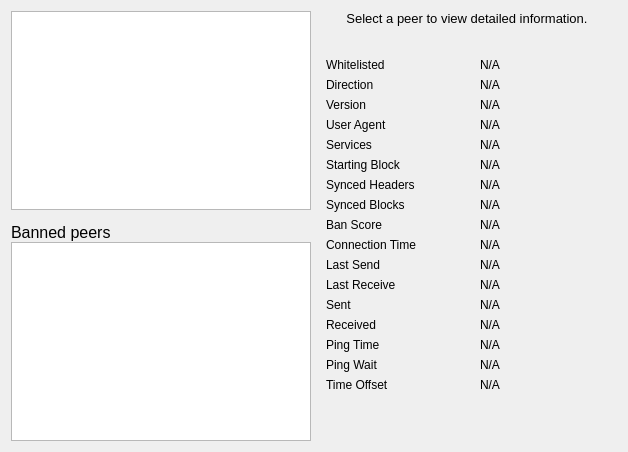
     <widget class="QWidget" name="tab_peers">
      <attribute name="title">
       <string>&amp;Peers</string>
      </attribute>
      <layout class="QGridLayout" name="gridLayout_2">
       <item row="0" column="0" rowspan="2">
        <layout class="QVBoxLayout" name="verticalLayout_101">
         <property name="spacing">
          <number>0</number>
         </property>
         <item>
          <widget class="QTableView" name="peerWidget">
           <property name="horizontalScrollBarPolicy">
            <enum>Qt::ScrollBarAsNeeded</enum>
           </property>
           <property name="tabKeyNavigation">
            <bool>false</bool>
           </property>
           <property name="sortingEnabled">
            <bool>true</bool>
           </property>
           <attribute name="horizontalHeaderHighlightSections">
            <bool>false</bool>
           </attribute>
          </widget>
         </item>
         <item>
          <widget class="QLabel" name="banHeading">
           <property name="sizePolicy">
            <sizepolicy hsizetype="Preferred" vsizetype="Minimum">
             <horstretch>0</horstretch>
             <verstretch>0</verstretch>
            </sizepolicy>
           </property>
           <property name="minimumSize">
            <size>
             <width>300</width>
             <height>32</height>
            </size>
           </property>
           <property name="maximumSize">
            <size>
             <width>16777215</width>
             <height>32</height>
            </size>
           </property>
           <property name="font">
            <font>
             <pointsize>12</pointsize>
            </font>
           </property>
           <property name="cursor">
            <cursorShape>IBeamCursor</cursorShape>
           </property>
           <property name="text">
            <string>Banned peers</string>
           </property>
           <property name="alignment">
            <set>Qt::AlignBottom|Qt::AlignLeading|Qt::AlignLeft</set>
           </property>
           <property name="wordWrap">
            <bool>true</bool>
           </property>
           <property name="textInteractionFlags">
            <set>Qt::NoTextInteraction</set>
           </property>
          </widget>
         </item>
         <item>
          <widget class="QTableView" name="banlistWidget">
           <property name="sizePolicy">
            <sizepolicy hsizetype="Expanding" vsizetype="Expanding">
             <horstretch>0</horstretch>
             <verstretch>0</verstretch>
            </sizepolicy>
           </property>
           <property name="horizontalScrollBarPolicy">
            <enum>Qt::ScrollBarAsNeeded</enum>
           </property>
           <property name="tabKeyNavigation">
            <bool>false</bool>
           </property>
           <property name="sortingEnabled">
            <bool>true</bool>
           </property>
           <attribute name="horizontalHeaderHighlightSections">
            <bool>false</bool>
           </attribute>
          </widget>
         </item>
        </layout>
       </item>
       <item row="0" column="1">
        <widget class="QLabel" name="peerHeading">
         <property name="sizePolicy">
          <sizepolicy hsizetype="Preferred" vsizetype="Minimum">
           <horstretch>0</horstretch>
           <verstretch>0</verstretch>
          </sizepolicy>
         </property>
         <property name="minimumSize">
          <size>
           <width>300</width>
           <height>32</height>
          </size>
         </property>
         <property name="font">
          <font>
           <pointsize>10</pointsize>
          </font>
         </property>
         <property name="cursor">
          <cursorShape>IBeamCursor</cursorShape>
         </property>
         <property name="text">
          <string>Select a peer to view detailed information.</string>
         </property>
         <property name="alignment">
          <set>Qt::AlignHCenter|Qt::AlignTop</set>
         </property>
         <property name="wordWrap">
          <bool>true</bool>
         </property>
         <property name="textInteractionFlags">
          <set>Qt::LinksAccessibleByMouse|Qt::TextSelectableByKeyboard|Qt::TextSelectableByMouse</set>
         </property>
        </widget>
       </item>
       <item row="1" column="1">
        <widget class="QWidget" name="detailWidget" native="true">
         <property name="minimumSize">
          <size>
           <width>300</width>
           <height>0</height>
          </size>
         </property>
         <layout class="QGridLayout" name="gridLayout_3">
          <item row="0" column="0">
           <widget class="QLabel" name="label_30">
            <property name="text">
             <string>Whitelisted</string>
            </property>
           </widget>
          </item>
          <item row="0" column="2">
           <widget class="QLabel" name="peerWhitelisted">
            <property name="cursor">
             <cursorShape>IBeamCursor</cursorShape>
            </property>
            <property name="text">
             <string>N/A</string>
            </property>
            <property name="textFormat">
             <enum>Qt::PlainText</enum>
            </property>
            <property name="textInteractionFlags">
             <set>Qt::LinksAccessibleByMouse|Qt::TextSelectableByKeyboard|Qt::TextSelectableByMouse</set>
            </property>
           </widget>
          </item>
          <item row="1" column="0">
           <widget class="QLabel" name="label_23">
            <property name="text">
             <string>Direction</string>
            </property>
           </widget>
          </item>
          <item row="1" column="2">
           <widget class="QLabel" name="peerDirection">
            <property name="cursor">
             <cursorShape>IBeamCursor</cursorShape>
            </property>
            <property name="text">
             <string>N/A</string>
            </property>
            <property name="textFormat">
             <enum>Qt::PlainText</enum>
            </property>
            <property name="textInteractionFlags">
             <set>Qt::LinksAccessibleByMouse|Qt::TextSelectableByKeyboard|Qt::TextSelectableByMouse</set>
            </property>
           </widget>
          </item>
          <item row="2" column="0">
           <widget class="QLabel" name="label_21">
            <property name="text">
             <string>Version</string>
            </property>
           </widget>
          </item>
          <item row="2" column="2">
           <widget class="QLabel" name="peerVersion">
            <property name="cursor">
             <cursorShape>IBeamCursor</cursorShape>
            </property>
            <property name="text">
             <string>N/A</string>
            </property>
            <property name="textFormat">
             <enum>Qt::PlainText</enum>
            </property>
            <property name="textInteractionFlags">
             <set>Qt::LinksAccessibleByMouse|Qt::TextSelectableByKeyboard|Qt::TextSelectableByMouse</set>
            </property>
           </widget>
          </item>
          <item row="3" column="0">
           <widget class="QLabel" name="label_28">
            <property name="text">
             <string>User Agent</string>
            </property>
           </widget>
          </item>
          <item row="3" column="2">
           <widget class="QLabel" name="peerSubversion">
            <property name="cursor">
             <cursorShape>IBeamCursor</cursorShape>
            </property>
            <property name="text">
             <string>N/A</string>
            </property>
            <property name="textFormat">
             <enum>Qt::PlainText</enum>
            </property>
            <property name="textInteractionFlags">
             <set>Qt::LinksAccessibleByMouse|Qt::TextSelectableByKeyboard|Qt::TextSelectableByMouse</set>
            </property>
           </widget>
          </item>
          <item row="4" column="0">
           <widget class="QLabel" name="label_4">
            <property name="text">
             <string>Services</string>
            </property>
           </widget>
          </item>
          <item row="4" column="2">
           <widget class="QLabel" name="peerServices">
            <property name="cursor">
             <cursorShape>IBeamCursor</cursorShape>
            </property>
            <property name="text">
             <string>N/A</string>
            </property>
            <property name="textFormat">
             <enum>Qt::PlainText</enum>
            </property>
            <property name="textInteractionFlags">
             <set>Qt::LinksAccessibleByMouse|Qt::TextSelectableByKeyboard|Qt::TextSelectableByMouse</set>
            </property>
           </widget>
          </item>
          <item row="5" column="0">
           <widget class="QLabel" name="label_29">
            <property name="text">
             <string>Starting Block</string>
            </property>
           </widget>
          </item>
          <item row="5" column="2">
           <widget class="QLabel" name="peerHeight">
            <property name="cursor">
             <cursorShape>IBeamCursor</cursorShape>
            </property>
            <property name="text">
             <string>N/A</string>
            </property>
            <property name="textFormat">
             <enum>Qt::PlainText</enum>
            </property>
            <property name="textInteractionFlags">
             <set>Qt::LinksAccessibleByMouse|Qt::TextSelectableByKeyboard|Qt::TextSelectableByMouse</set>
            </property>
           </widget>
          </item>
          <item row="6" column="0">
           <widget class="QLabel" name="label_27">
            <property name="text">
             <string>Synced Headers</string>
            </property>
           </widget>
          </item>
          <item row="6" column="2">
           <widget class="QLabel" name="peerSyncHeight">
            <property name="cursor">
             <cursorShape>IBeamCursor</cursorShape>
            </property>
            <property name="text">
             <string>N/A</string>
            </property>
            <property name="textFormat">
             <enum>Qt::PlainText</enum>
            </property>
            <property name="textInteractionFlags">
             <set>Qt::LinksAccessibleByMouse|Qt::TextSelectableByKeyboard|Qt::TextSelectableByMouse</set>
            </property>
           </widget>
          </item>
          <item row="7" column="0">
           <widget class="QLabel" name="label_25">
            <property name="text">
             <string>Synced Blocks</string>
            </property>
           </widget>
          </item>
          <item row="7" column="2">
           <widget class="QLabel" name="peerCommonHeight">
            <property name="cursor">
             <cursorShape>IBeamCursor</cursorShape>
            </property>
            <property name="text">
             <string>N/A</string>
            </property>
            <property name="textFormat">
             <enum>Qt::PlainText</enum>
            </property>
            <property name="textInteractionFlags">
             <set>Qt::LinksAccessibleByMouse|Qt::TextSelectableByKeyboard|Qt::TextSelectableByMouse</set>
            </property>
           </widget>
          </item>
          <item row="8" column="0">
           <widget class="QLabel" name="label_24">
            <property name="text">
             <string>Ban Score</string>
            </property>
           </widget>
          </item>
          <item row="8" column="2">
           <widget class="QLabel" name="peerBanScore">
            <property name="cursor">
             <cursorShape>IBeamCursor</cursorShape>
            </property>
            <property name="text">
             <string>N/A</string>
            </property>
            <property name="textFormat">
             <enum>Qt::PlainText</enum>
            </property>
            <property name="textInteractionFlags">
             <set>Qt::LinksAccessibleByMouse|Qt::TextSelectableByKeyboard|Qt::TextSelectableByMouse</set>
            </property>
           </widget>
          </item>
          <item row="9" column="0">
           <widget class="QLabel" name="label_22">
            <property name="text">
             <string>Connection Time</string>
            </property>
           </widget>
          </item>
          <item row="9" column="2">
           <widget class="QLabel" name="peerConnTime">
            <property name="cursor">
             <cursorShape>IBeamCursor</cursorShape>
            </property>
            <property name="text">
             <string>N/A</string>
            </property>
            <property name="textFormat">
             <enum>Qt::PlainText</enum>
            </property>
            <property name="textInteractionFlags">
             <set>Qt::LinksAccessibleByMouse|Qt::TextSelectableByKeyboard|Qt::TextSelectableByMouse</set>
            </property>
           </widget>
          </item>
          <item row="10" column="0">
           <widget class="QLabel" name="label_15">
            <property name="text">
             <string>Last Send</string>
            </property>
           </widget>
          </item>
          <item row="10" column="2">
           <widget class="QLabel" name="peerLastSend">
            <property name="cursor">
             <cursorShape>IBeamCursor</cursorShape>
            </property>
            <property name="text">
             <string>N/A</string>
            </property>
            <property name="textFormat">
             <enum>Qt::PlainText</enum>
            </property>
            <property name="textInteractionFlags">
             <set>Qt::LinksAccessibleByMouse|Qt::TextSelectableByKeyboard|Qt::TextSelectableByMouse</set>
            </property>
           </widget>
          </item>
          <item row="11" column="0">
           <widget class="QLabel" name="label_19">
            <property name="text">
             <string>Last Receive</string>
            </property>
           </widget>
          </item>
          <item row="11" column="2">
           <widget class="QLabel" name="peerLastRecv">
            <property name="cursor">
             <cursorShape>IBeamCursor</cursorShape>
            </property>
            <property name="text">
             <string>N/A</string>
            </property>
            <property name="textFormat">
             <enum>Qt::PlainText</enum>
            </property>
            <property name="textInteractionFlags">
             <set>Qt::LinksAccessibleByMouse|Qt::TextSelectableByKeyboard|Qt::TextSelectableByMouse</set>
            </property>
           </widget>
          </item>
          <item row="12" column="0">
           <widget class="QLabel" name="label_18">
            <property name="text">
             <string>Sent</string>
            </property>
           </widget>
          </item>
          <item row="12" column="2">
           <widget class="QLabel" name="peerBytesSent">
            <property name="cursor">
             <cursorShape>IBeamCursor</cursorShape>
            </property>
            <property name="text">
             <string>N/A</string>
            </property>
            <property name="textFormat">
             <enum>Qt::PlainText</enum>
            </property>
            <property name="textInteractionFlags">
             <set>Qt::LinksAccessibleByMouse|Qt::TextSelectableByKeyboard|Qt::TextSelectableByMouse</set>
            </property>
           </widget>
          </item>
          <item row="13" column="0">
           <widget class="QLabel" name="label_20">
            <property name="text">
             <string>Received</string>
            </property>
           </widget>
          </item>
          <item row="13" column="2">
           <widget class="QLabel" name="peerBytesRecv">
            <property name="cursor">
             <cursorShape>IBeamCursor</cursorShape>
            </property>
            <property name="text">
             <string>N/A</string>
            </property>
            <property name="textFormat">
             <enum>Qt::PlainText</enum>
            </property>
            <property name="textInteractionFlags">
             <set>Qt::LinksAccessibleByMouse|Qt::TextSelectableByKeyboard|Qt::TextSelectableByMouse</set>
            </property>
           </widget>
          </item>
          <item row="14" column="0">
           <widget class="QLabel" name="label_26">
            <property name="text">
             <string>Ping Time</string>
            </property>
           </widget>
          </item>
          <item row="14" column="2">
           <widget class="QLabel" name="peerPingTime">
            <property name="cursor">
             <cursorShape>IBeamCursor</cursorShape>
            </property>
            <property name="text">
             <string>N/A</string>
            </property>
            <property name="textFormat">
             <enum>Qt::PlainText</enum>
            </property>
            <property name="textInteractionFlags">
             <set>Qt::LinksAccessibleByMouse|Qt::TextSelectableByKeyboard|Qt::TextSelectableByMouse</set>
            </property>
           </widget>
          </item>
          <item row="15" column="0">
           <widget class="QLabel" name="peerPingWaitLabel">
            <property name="toolTip">
             <string>The duration of a currently outstanding ping.</string>
            </property>
            <property name="text">
             <string>Ping Wait</string>
            </property>
           </widget>
          </item>
          <item row="15" column="2">
           <widget class="QLabel" name="peerPingWait">
            <property name="cursor">
             <cursorShape>IBeamCursor</cursorShape>
            </property>
            <property name="text">
             <string>N/A</string>
            </property>
            <property name="textFormat">
             <enum>Qt::PlainText</enum>
            </property>
            <property name="textInteractionFlags">
             <set>Qt::LinksAccessibleByMouse|Qt::TextSelectableByKeyboard|Qt::TextSelectableByMouse</set>
            </property>
           </widget>
          </item>
          <item row="16" column="0">
           <widget class="QLabel" name="label_timeoffset">
            <property name="text">
             <string>Time Offset</string>
            </property>
           </widget>
          </item>
          <item row="16" column="2">
           <widget class="QLabel" name="timeoffset">
            <property name="cursor">
             <cursorShape>IBeamCursor</cursorShape>
            </property>
            <property name="text">
             <string>N/A</string>
            </property>
            <property name="textFormat">
             <enum>Qt::PlainText</enum>
            </property>
            <property name="textInteractionFlags">
             <set>Qt::LinksAccessibleByMouse|Qt::TextSelectableByKeyboard|Qt::TextSelectableByMouse</set>
            </property>
           </widget>
          </item>
          <item row="17" column="1">
           <spacer name="verticalSpacer_3">
            <property name="orientation">
             <enum>Qt::Vertical</enum>
            </property>
            <property name="sizeHint" stdset="0">
             <size>
              <width>20</width>
              <height>40</height>
             </size>
            </property>
           </spacer>
          </item>
         </layout>
        </widget>
       </item>
      </layout>
     </widget>
